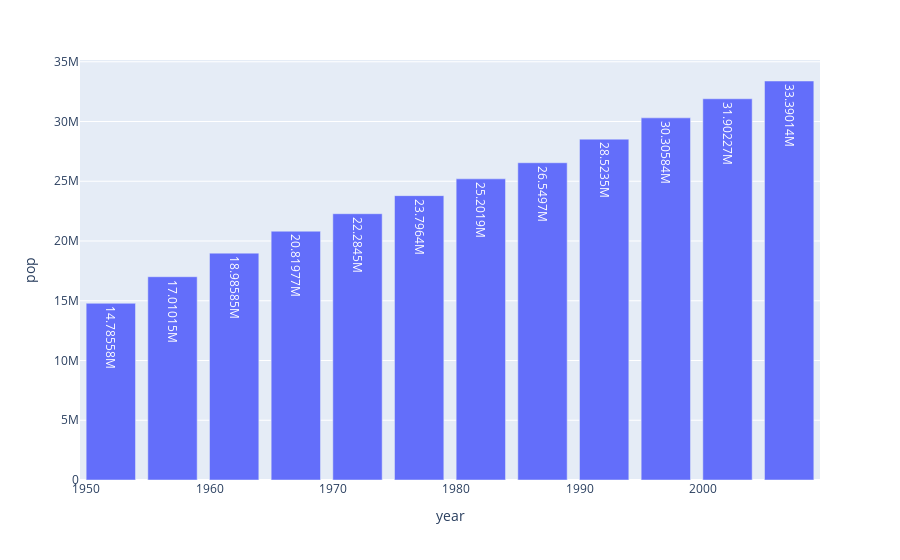

This figure's notebook cell:
### Markdown cell above
bar차트

### Code cell
import plotly.express as px
data_canada = px.data.gapminder().query("country == 'Canada'")
fig = px.bar(data_canada, x='year', y='pop', text_auto=True)
fig.show()

### Figure 1 — Plotly figure (JSON) as saved in the notebook; plotly's stock layout.template omitted (floating-point values rounded to 4 significant figures)
{"data": [{"alignmentgroup": "True", "hovertemplate": "year=%{x}<br>pop=%{y}<extra></extra>", "legendgroup": "", "marker": {"color": "#636efa", "pattern": {"shape": ""}}, "name": "", "offsetgroup": "", "orientation": "v", "showlegend": false, "textposition": "auto", "texttemplate": "%{y}", "type": "bar", "x": [1952, 1957, 1962, 1967, 1972, 1977, 1982, 1987, 1992, 1997, 2002, 2007], "xaxis": "x", "y": [14785584, 17010154, 18985849, 20819767, 22284500, 23796400, 25201900, 26549700, 28523502, 30305843, 31902268, 33390141], "yaxis": "y"}], "layout": {"barmode": "relative", "legend": {"tracegroupgap": 0}, "margin": {"t": 60}, "xaxis": {"anchor": "y", "domain": [0, 1], "title": {"text": "year"}}, "yaxis": {"anchor": "x", "domain": [0, 1], "title": {"text": "pop"}}}}
